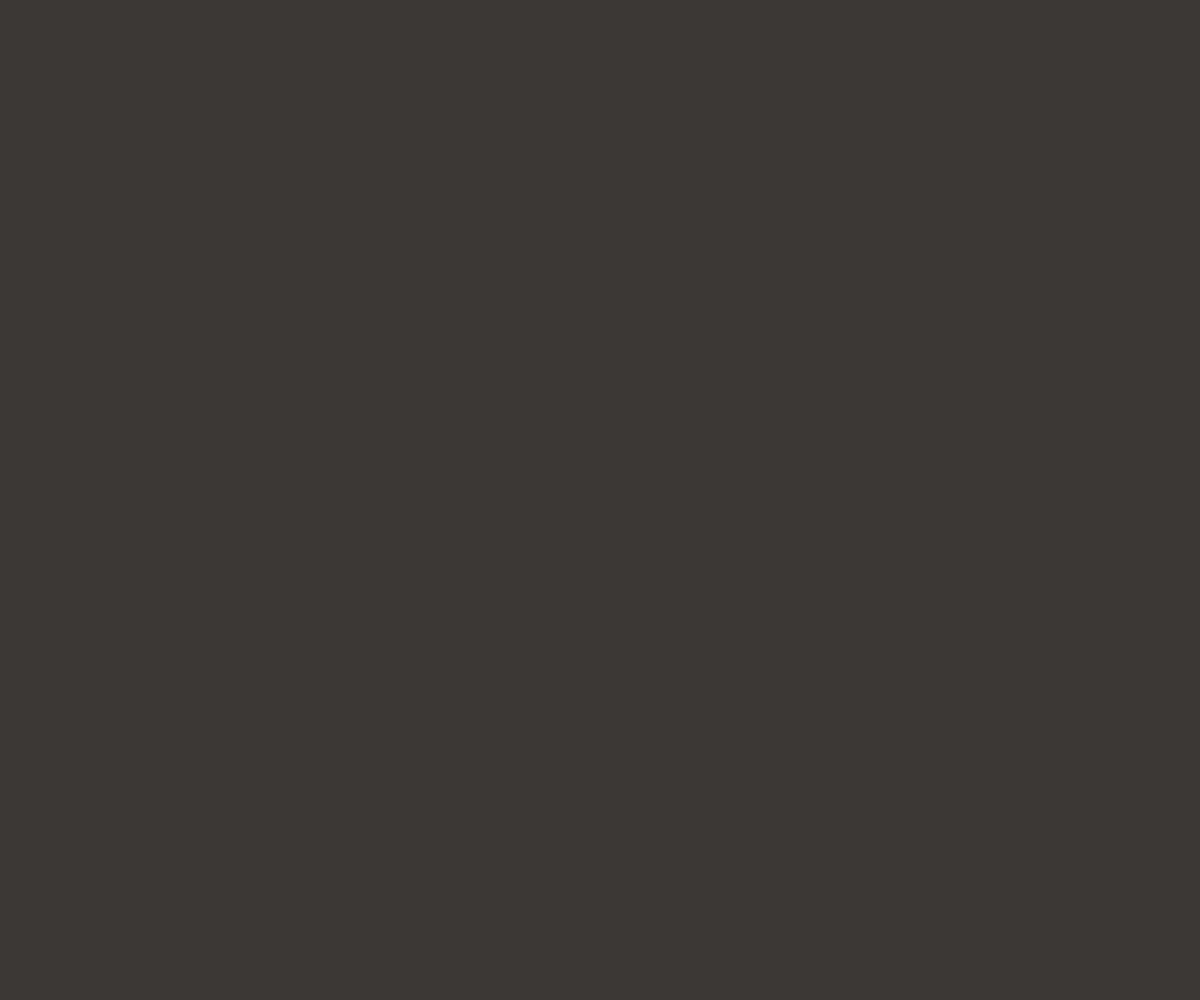
Frame 1 (no input)
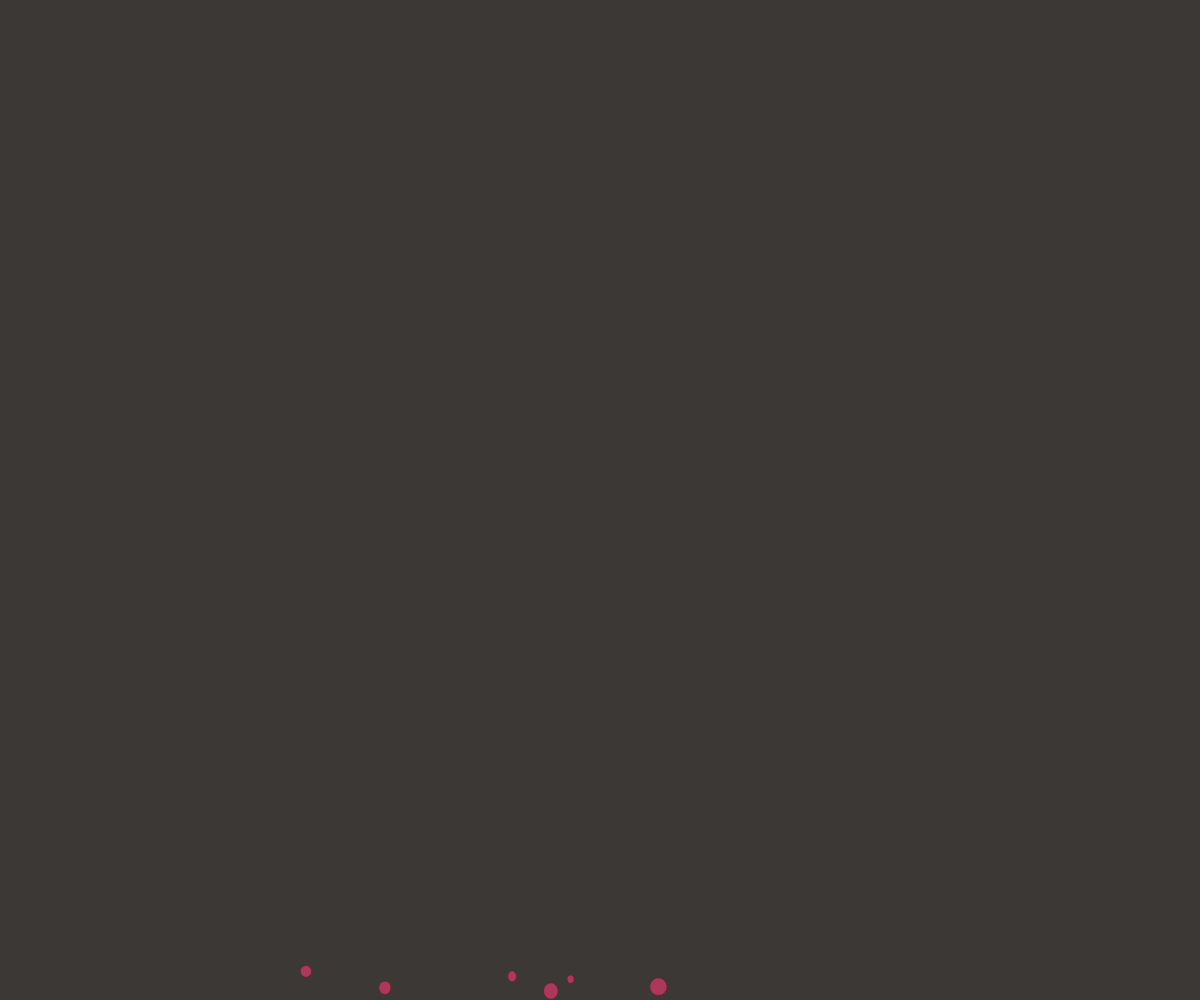
Frame 60 (no input)
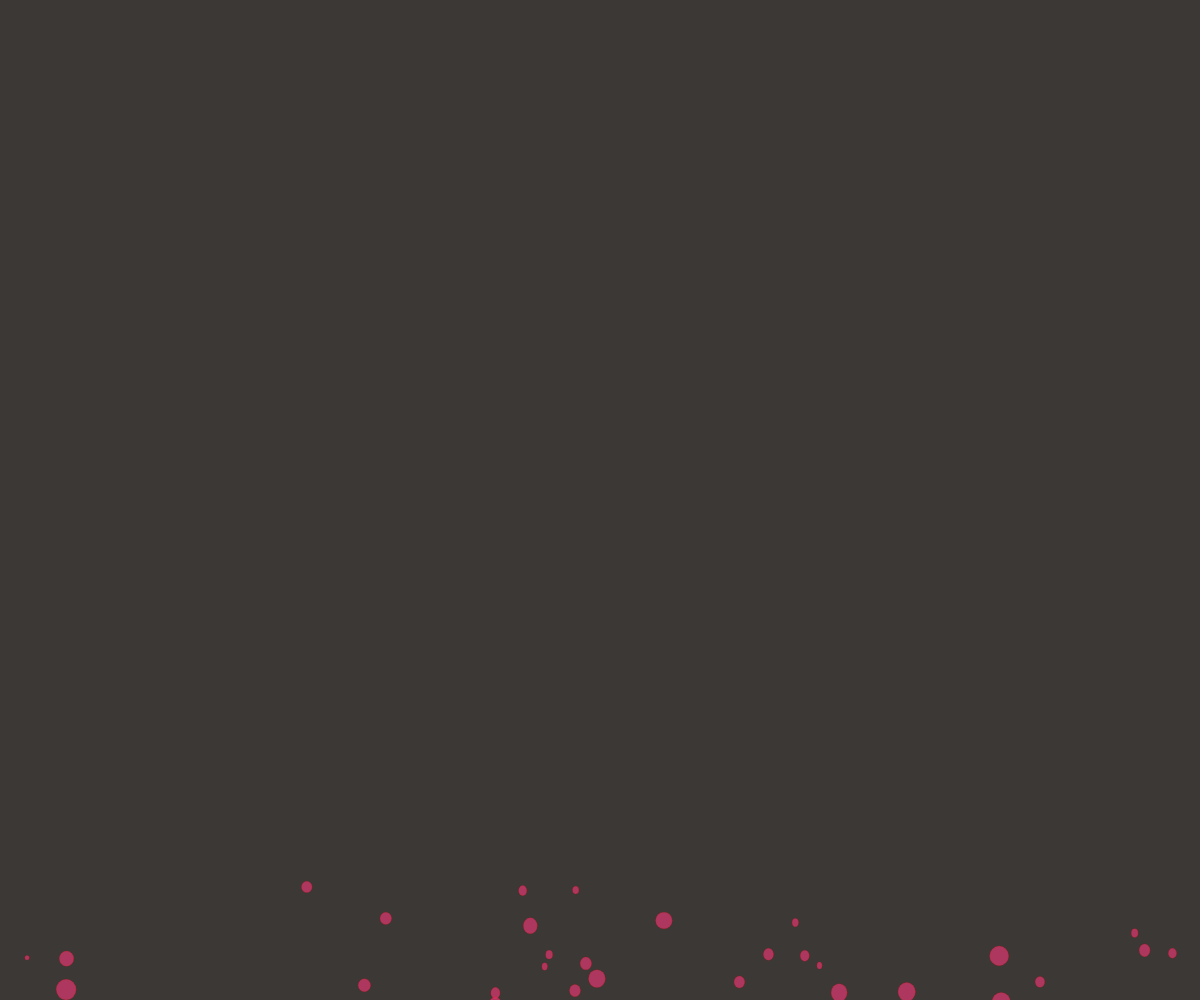
Frame 120 (the mouse pressed at the canvas centre since frame 60)

The p5.js sketch that drew these frames (run headless with seeded random() and noise() and a simulated clock; from frame 60 on, the mouse is pressed at the canvas centre):

// p5.js sketch
// ── sketch.js
let bubbles = [];
const MAX_BUBBLES = 200;
const MAX_DORA = 15;

function setup() {
  createCanvas(windowWidth, windowHeight);
  colorMode(HSB, 255);
  for (let i = 0; i < 50; i++) {
    bubbles.push(new Bubble());
  }
}

function draw() {
  background(20, 30, 60);
  
  // Update and display bubbles
  for (let i = bubbles.length - 1; i >= 0; i--) {
    const b = bubbles[i];
    b.update();
    b.show();
    if (b.offScreen()) {
      bubbles.splice(i, 1);
      if (bubbles.length < MAX_BUBBLES) {
        bubbles.push(new Bubble());
      }
    }
  }

  // Create frothy clusters at top
  const doraY = height * 0.7;
  let doraCount = 0;
  
  for (let i = 0; i < bubbles.length; i++) {
    const b = bubbles[i];
    if (b.y < doraY + b.size * 2 && b.y + b.size * 2 > doraY) {
      b.isDora = true;
      doraCount++;
    }
  }

  if (doraCount > MAX_DORA) {
    // Dissipate dora bubbles
    for (let i = bubbles.length - 1; i >= 0; i--) {
      if (bubbles[i].isDora && frameCount % 3 === 0) {
        bubbles[i].dissipate = true;
      }
    }
  }

  // Handle dissipation
  for (let i = bubbles.length - 1; i >= 0; i--) {
    if (bubbles[i].dissipate) {
      bubbles[i].size *= 0.7;
      if (bubbles[i].size < 0.5) {
        bubbles.splice(i, 1);
      }
    }
  }
}

class Bubble {
  constructor() {
    this.x = random(width);
    this.y = height + random(50, 150);
    this.size = random(4, 20);
    this.speed = random(0.2, 1.5);
    this.hue = 240;
    this.isDora = false;
    this.dissipate = false;
    this.noiseOffset = random(TWO_PI);
  }

  update() {
    if (this.dissipate) return;
    
    this.y -= this.speed;
    this.x += sin(frameCount * 0.01 + this.noiseOffset) * 0.3;
    
    if (this.isDora) {
      this.y -= this.speed * 1.5;
      this.x += cos(frameCount * 0.02 + this.noiseOffset) * random(-0.5, 0.5);
    }
  }

  show() {
    if (this.dissipate) return;
    
    if (this.isDora) {
      fill(255, 20, 90, 150);
      noStroke();
    } else {
      fill(this.hue, 200, 255, 150);
      stroke(255, 255, 255, 100);
      strokeWeight(0.5);
    }
    
    const wave = sin(frameCount * 0.05 + this.x * 0.01) * 2;
    ellipse(this.x + wave, this.y, this.size, this.size + abs(wave));
  }

  offScreen() {
    return this.y < -100 || this.size < 0.5;
  }
}

function windowResized() {
  resizeCanvas(windowWidth, windowHeight);
}
